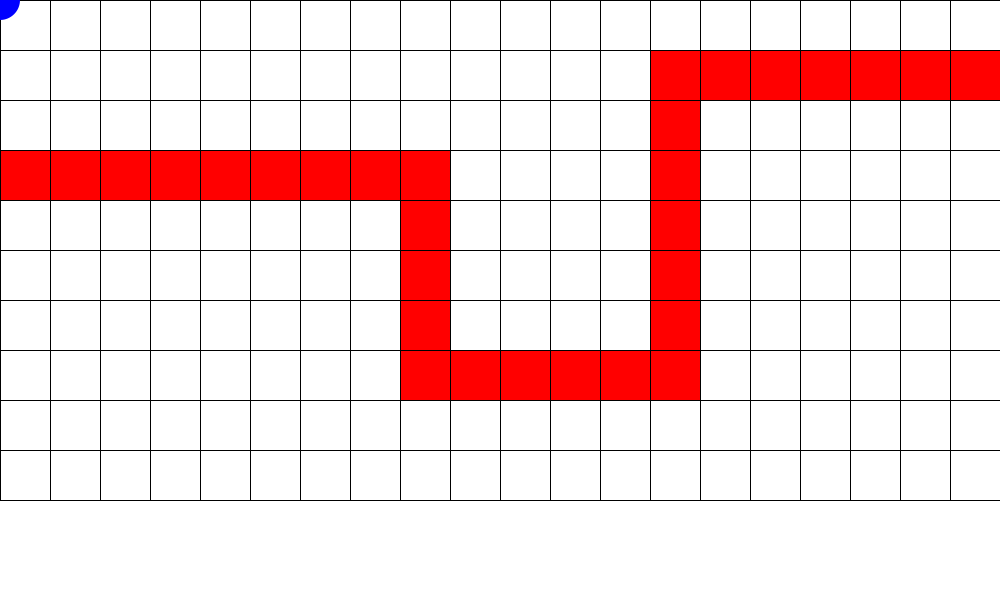
Frame 1 (no input)
Frame 60 (the mouse pressed at the canvas centre just before this capture): identical to frame 1, image omitted
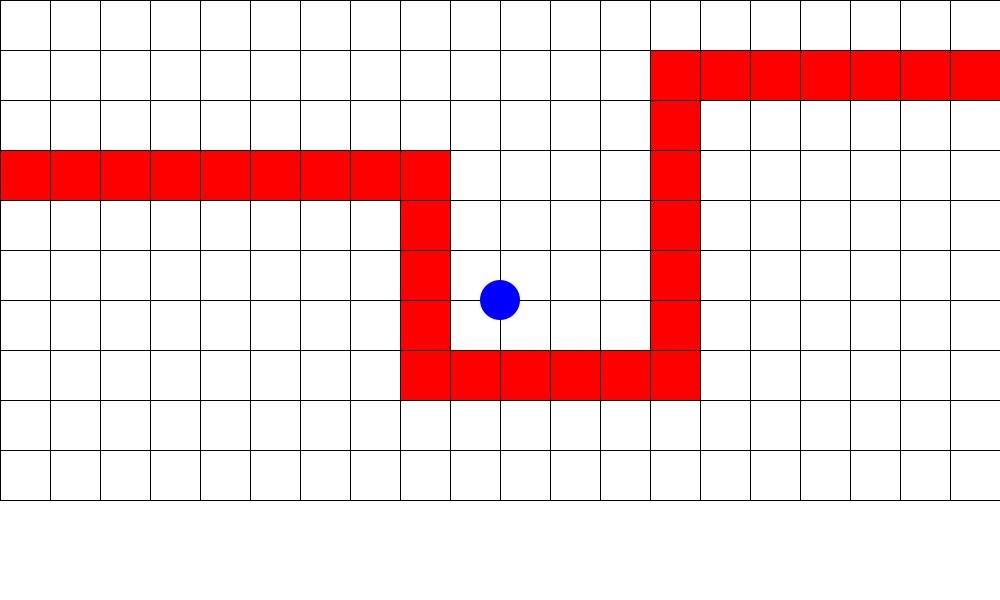
Frame 120 (the mouse held since frame 60 and released just before this capture)

The Processing sketch that drew these frames (run headless with seeded random() and noise(); from frame 60 on, the mouse is pressed at the canvas centre):

// Processing sketch: sketch_240821a
// ── sketch_240821a.pde
int cols = 20;  // Anzahl der Spalten
int rows = 10;  // Anzahl der Zeilen
int w;          // Breite und Höhe der Quadrate
int lives = 3;  // Anzahl Leben
int playerX, playerY; // Position der Scheibe
int playerRadius = 20; // Radius der Scheibe

void setup() {
  size(1000, 600);
  w = width / cols;
  frameRate(240);
  
  playerX = 500;
  playerY = 300;
  }

void draw() {
  background(255);
  
//Array aufzeichnen
  for (int x = 0; x < cols; x++) {
    for (int y = 0; y < rows; y++) {
      if ( y == 1 && x == 19 || y == 1 && x == 18 || y == 1 && x == 17 || y == 1 && x == 16 || y == 1 && x == 15 || y == 1 && x == 14 || y == 1 && x == 13 || y == 2 && x == 13 || y == 3 && x == 13 || y == 4 && x == 13|| y == 5 && x == 13 || y == 6 && x == 13 || y == 7 && x == 13 || y == 7 && x == 12 || y == 3 && x == 0 || y == 3 && x== 1 || y == 3 && x == 2 || y == 3 && x == 3  || y == 3 && x == 4 || y == 3 && x == 5 || y == 3 && x == 6 || y == 3 && x == 7 || y == 3 && x == 8 || y == 4 && x == 8 || y == 5 && x == 8 || y == 6 && x == 8 || y == 7 && x == 8 || y == 7 && x == 9 || y == 7 && x == 10 || y == 7 && x == 11) {
        fill(color(255, 0, 0));
      }
      else {
        fill(color(255, 255, 255));
      }
      stroke(0);
      rect(x * w, y * w, w, w);
    }
  }
  //SpielerPosition updaten
  playerX = mouseX;
  playerY = mouseY;
  
  // Zeichne Spieler
  fill(0, 0, 255);
  noStroke();
  ellipse(playerX, playerY, playerRadius * 2, playerRadius * 2);
}
